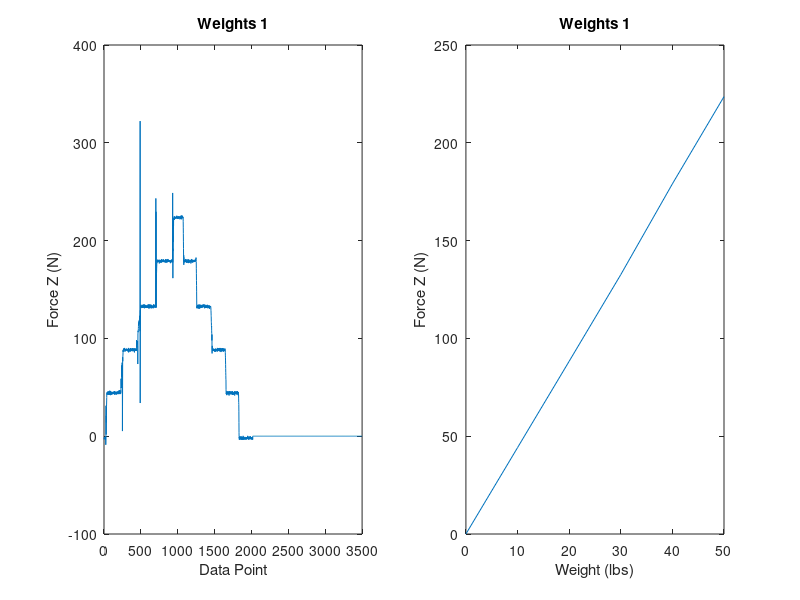

Recreate this plot in MATLAB. (Note: this script raises an error after producing the figure.)
%% Load the Weights1 data
load('Weights1.txt');

% Extract just the force in the z-direction
Fz1 = Weights1(:,3);
figure
subplot (1,2,1), plot(Fz1);
xlabel('Data Point')
ylabel('Force Z (N)')
title('Weights 1')

% Calculate the mean output values for each input condition
Fout1(1) = mean(Fz1(2100:2200));
Fout1(2) = mean(Fz1(1660:1820));
Fout1(3) = mean(Fz1(1475:1640));
Fout1(4) = mean(Fz1(1265:1440));
Fout1(5) = mean(Fz1(1090:1240));
Fout1(6) = mean(Fz1(950:1070));

% Create a vector of input conditions
input_weights = (0:10:50);

% Plot input vs output
subplot(1,2,2), plot(input_weights, Fout1);
xlabel('Weight (lbs)')
ylabel('Force Z (N)')
title('Weights 1')

% Plot the plotregression
figure
plotregression(input_weights, Fout1, 'Weights1')

%% Load the Weights2 data
load('Weights2.txt');

% Extract just the force in the z-direction
Fz2 = Weights2(:,3);
figure
subplot(1,2,1), plot(Fz2);
xlabel('Data Point')
ylabel('Force Z (N)')
title('Weights 2')

% Calculate the mean output values for each input condition
Fout2(1) = mean(Fz2(2150:2250));
Fout2(2) = mean(Fz2(1770:1940));
Fout2(3) = mean(Fz2(1550:1745));
Fout2(4) = mean(Fz2(1320:1520));
Fout2(5) = mean(Fz2(1125:1300));
Fout2(6) = mean(Fz2(1005:1110));

% Plot input vs output
subplot(1,2,2), plot(input_weights, Fout2);
xlabel('Weight (lbs)')
ylabel('Force Z (N)')
title('Weights 2')

% Plot the plotregression
figure
plotregression(input_weights, Fout2, 'Weights2')